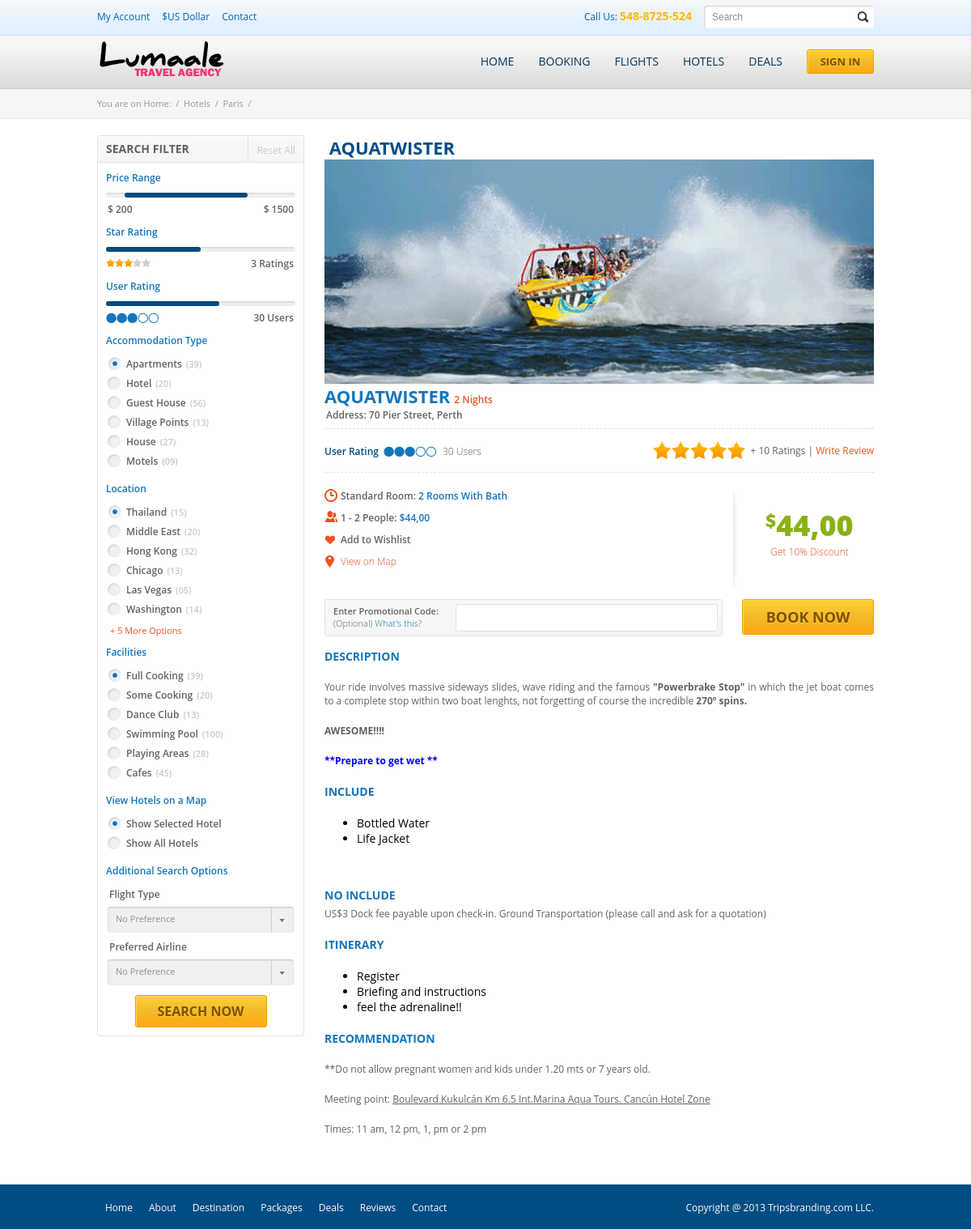
The app's page /plantilla.php?idTour=aquatwister with its own data.
### tables this page shows
CREATE TABLE IF NOT EXISTS `tours` (
  `id` tinyint(3) unsigned NOT NULL AUTO_INCREMENT COMMENT 'Identificador único de fila y usado para RI.',
  `Tour` varchar(100) NOT NULL COMMENT 'Nombre de tour.',
  `Description` text NOT NULL COMMENT 'Descripción especifica.',
  `Include` text NOT NULL COMMENT 'Información detallada sobre que incluye.',
  `NotInclude` text COMMENT 'Información detallada sobre lo que no incluye.',
  `Itinerary` text NOT NULL COMMENT 'Información detallada del itinerario.',
  `Frequency` varchar(50) NOT NULL COMMENT 'Frecuencia a la semana de salidas.',
  `Recommendation` text COMMENT 'Recomendaciones asociadas a cada tour.',
  `AdultPrice` decimal(6,2) NOT NULL COMMENT 'Precio en USD por adulto.',
  `KidPrice` decimal(6,2) NOT NULL COMMENT 'Precio USD por niño.',
  `Map` varchar(100) DEFAULT NULL COMMENT 'Mapa que muestra en el sitio web.',
  `Youtube` varchar(100) DEFAULT NULL COMMENT 'Video que muestra en sitio web.',
  `url` varchar(100) NOT NULL COMMENT 'Sección correspondiente en el sitio web.',
  `Supplier` tinyint(3) unsigned NOT NULL,
  `Thumbnail` varchar(100) DEFAULT NULL COMMENT 'Imagen miniatura que se muestra en sitio web.',
  `Location` tinyint(2) NOT NULL COMMENT 'Lugar geográfica de destino.',
  `ListPrice` text COMMENT 'Listado de precios mostrado en sitio web.',
  `Kid` enum('1','0') NOT NULL DEFAULT '1' COMMENT 'Si el tour no acepta o acepta niños.',
  `Type` enum('0','1','2','3') NOT NULL DEFAULT '0' COMMENT 'Tipo de precios: 0 = No hay precios, 1=precio normal, 2 = precios de tabla rates_loc, 3 = precios de rates_one.',
  `title` varchar(100) NOT NULL COMMENT 'Título mostrado en el sitio web.',
  `metakeywords` varchar(260) DEFAULT NULL,
  `metadescription` varchar(260) DEFAULT NULL,
  `active` enum('0','1') NOT NULL DEFAULT '0' COMMENT 'El tour esta 0=inactivo o 1=activo.',
  PRIMARY KEY (`id`),
  KEY `FK_tours_has_locations_idx` (`Location`),
  KEY `FK_tours_has_supplier_idx` (`Supplier`)
);

### srcdb/storage/conexion/conf.class.php (called while the page is built, shortened)
<?php
class Conf {
	private static $_instance = NULL;
	private $_dns;
    private $_user;
    private $_password;
	private $_options;
    private function __construct()
	{
        $this->_dns="mysql:host=".DB_HOST.";dbname=".DB_NAME;
        $this->_user=DB_USER;
        $this->_password=DB_PASS;
        $this->_options=DB_OPTIONS;
    }
	public static function singletonConexion()
	{
        if(!(self::$_instance instanceof self)){
            self::$_instance = new self;
        }
        return self::$_instance;
    }
    public function getDnsDB()
	{
        $var = $this->_dns;
        return $var;
    }
    public function getUserDB()
	{
        $var = $this->_user;
        return $var;
    }
    public function getPassDB()
	{
        $var = $this->_password;
        return $var;
    }
    public function getOptionsDB()
	{
        $var = $this->_options;
        return $var;
    }
}
?>

### srcdb/storage/conexion/conexion.class.php (called while the page is built, shortened)
<?php
class Conexion
{
	private static $_instance = NULL;
	private $dns;
	private $user;
	private $password;
	private $options;
	private $dbh;
	public static function singletonConexion()
	{
		if (!(self::$_instance instanceof self)){
			self::$_instance=new self();
		}
		return self::$_instance;
	}
    private function setConexion(){
		include_once 'conf.class.php';
		$conf = Conf::singletonConexion();
		$this->dns = $conf->getDnsDB();
		$this->user = $conf->getUserDB();
		$this->password = $conf->getPassDB();
		$this->options = $conf->getOptionsDB();
    }
    private function conectar()
	{
		try {
			$this->options = array(PDO::MYSQL_ATTR_INIT_COMMAND => $this->options);
			$this->dbh = new PDO($this->dns, $this->user, $this->password, $this->options);
			$this->dbh->setAttribute(PDO::ATTR_DEFAULT_FETCH_MODE, PDO::FETCH_ASSOC);
		} catch (PDOException $e) {
			throw new RestException(501, 'MySQL: ' . $e->getMessage());
		}
    }
    public function prepare($sql)
    {
		$this->dbh->setAttribute(PDO::ATTR_ERRMODE, PDO::ERRMODE_EXCEPTION);
		return $this->dbh->prepare($sql);
    }
    public function query($sql)
    {
		return $this->dbh->query($sql);
    }
}

### srcdb/storage/bookdetail.class.php (the view, shortened to what this page needs)
<?php
include_once 'conexion/conexion.class.php';
class BookDetail
{
    private static $_instance = NULL;
    private $dbh;
    private function __construct()
    {
        $this->dbh = Conexion::singletonConexion();
    }
    public static function singletonBookDetail()
    {
        if (!(self::$_instance instanceof self)){
                self::$_instance=new self();
        }
        return self::$_instance;
    }
    public function getTour($tour_id)
    {
		try {
			$sql = "SELECT id FROM tours WHERE url = '$tour_id'";
			$query = $this->dbh->query($sql);
			while($row = $query->fetch()) {
				$id = array_shift($row);
			}
		} catch(PDOException $e) {
			print "Error!: " . $e->getMessage();
		}
		$sql = "SELECT
				    id,
				    (select
				            destination
				        from
				            locations
				        where
				            id = t.location) AS location,
				    tour,
				    description,
				    include,
				    notInclude,
				    itinerary,
				    recommendation,
				    (select
				            group_concat(trim(pics))
				        from
				            galleries
				        where
				            tour_id = t.id
				        group by tour_id) as pics
				FROM
			    	tours t
				WHERE
					id = ?";
		return $this->stmt($sql,$id);
	}
    private function stmt($sql,$param1)
    {
        try {
			$query = $this->dbh->prepare($sql);
		 	$query->bindParam(1, $param1, PDO::PARAM_STR, 2);
			$query->execute();
            if($query->rowCount()>0){
				$result = $query->fetchAll();
				return $this->html($result);
			}
			$this->dbh = null;
        } catch(PDOException $e){
            print "Error!: " . $e->getMessage();
        }
	}
	private function html($rows)
	{
		if(is_array($rows)) {
			$html = "";
		    foreach($rows as $row){
				$pic = explode( ',', $row['pics']);
				$html .= "<div class='title'>";
				$html .= 	"<h2>&nbsp;{$row['tour']}</h2>";
				$html .= "</div>";
				$html .= "<div class='slider-wrapper theme-default'>";
				$html .= 	"<div id='slider' class='nivoSlider'>";
				foreach($pic as $r){
					$html .= 	"<img src='".URL.$r."' data-thumb='".URL.$r."' alt='' />";
				}
				$html .= 	"</div>";
				$html .= 	"<div id='htmlcaption' class='nivo-html-caption'>";
				$html .= 		"<strong>This</strong> is an example of a <em>HTML</em> caption with <a href='#'>a link</a>.";
				$html .= 	"</div>";
				$html .= "</div>";
				$html .= "<div class='info1'>";
				$html .= 	"<div class='subtitle'>{$row['tour']}<span class='count'>2 Nights</span></div>";
				$html .= 	"<div class='clear'></div>";
				$html .= 	"<div class='address'>Address: 70 Pier Street, Perth</div>";
				$html .= "</div>";
				$html .= "<div class='ratings'>";
				$html .= 	"<div class='uratings'><span class='text'>User Rating</span><div class='bullets three'></div><span class='countrates'>30 Users</span></div>";
				$html .= 	"<div class='sratings'><div class='stars five'></div><span class='countrates'>+ 10 Ratings</span> | <a href='#'>Write Review</a></div>";
				$html .= 	"<div class='clear'></div>";
				$html .= "</div>";
				$html .= "<div class='info2'>";
				$html .= 	"<div class='left'>";
				$html .= 		"<ul>";
				$html .= 			"<li class='room'>Standard Room: <span class='color'>2 Rooms With Bath</span></li>";
				$html .= 			"<li class='people'>1 - 2 People: <span class='color'>$44,00</span></li>";
				$html .= 			"<li class='wishlist'><a href='#'>Add to Wishlist</a></li>";
				$html .= 			"<li class='viewmap'><a class='md-trigger' data-modal='modal-viewmap' href='#'>View on Map</a></li>";
				$html .= 		"</ul>";
				$html .= 	"</div>";
				$html .= 	"<div class='right'>";
				$html .= 		"<div class='price'><span class='price dollar'>$</span>44,00</div>";
				$html .= 		"<div class='discount'>Get 10% Discount</div>";
				$html .= 	"</div>";
				$html .= 	"<div class='clear'></div>";
				$html .= "</div>";
				$html .= "<form action='bookinfo.html' method='POST'>";
				$html .= 	"<div class='bottom'>";
				$html .= 		"<div class='left'>";
				$html .= 			"<div class='promotext'>Enter Promotional Code: <span class='optional'>(Optional)</span> <a href='#'>What's this?</a></div>";
				$html .= 			"<input class='optcode' name='optcode' />";
				$html .= 			"<div class='clear'></div>";
				$html .= 		"</div>";
				$html .= 		"<div class='right'>";
				$html .= 			"<input type='submit' name='booknow' class='booknow' value='Book Now' />";
				$html .= 		"</div>";
				$html .= 		"<div class='clear'></div>";
				$html .= 	"</div>";
				$html .= "</form>";
				$html .= " <div class='desc'>";
				$html .= "	<h2>Description</h2>";
				$html .= "		<p>".html_entity_decode($row['description'])."</p>";
				$html .= "	<h2>Include</h2>";
				$html .= "		<p>".html_entity_decode($row['include'])."</p>";
				$html .= "	<h2>No Include</h2>";
				$html .= "		<p>".html_entity_decode($row['notInclude'])."</p>";
				$html .= "	<h2>Itinerary</h2>";
				$html .= "		<p>".html_entity_decode($row['itinerary'])."</p>";
				$html .= "	<h2>Recommendation</h2>";
				$html .= "		<p>".html_entity_decode($row['recommendation'])."</p>";
				$html .= " </div>";
		    }
			return $html;
		}
	}
}

### css/pages/home.css (style rules this page uses)
body { background: #fff; margin:0; padding:0; font-family: 'Open Sans', sans-serif; font-size:14px; color:#000; }

### css/themes/default/default.css (style rules this page uses)
.theme-default .nivoSlider { position:relative; background:#fff url(loading.gif) no-repeat 50% 50%; }

### css/nivo-slider.css (style rules this page uses)
.nivoSlider { position:relative; width:100%; height:auto; overflow: hidden; }

### records on screen
tours: Tour "AQUATWISTER", Description "Your ride involves massive sideways slides, wave riding and the famous \"Powerbrake Stop\" in which the jet boat comes to a complete stop within two boat lenghts, not forgetting of course the incredible 270º spins. AWESOME!!!! **Prepare to get wet **", Include "Bottled Water Life Jacket", NotInclude "US$3 Dock fee payable upon check-in. Ground Transportation (please call and ask for a quotation)", Itinerary "Register Briefing and instructions feel the adrenaline!!", Recommendation "**Do not allow pregnant women and kids under 1.20 mts or 7 years old. Meeting point: Boulevard Kukulcán Km 6.5 Int.Marina Aqua Tours. Cancún Hotel Zone Times: 11 am, 12 pm, 1, pm or 2 pm"
